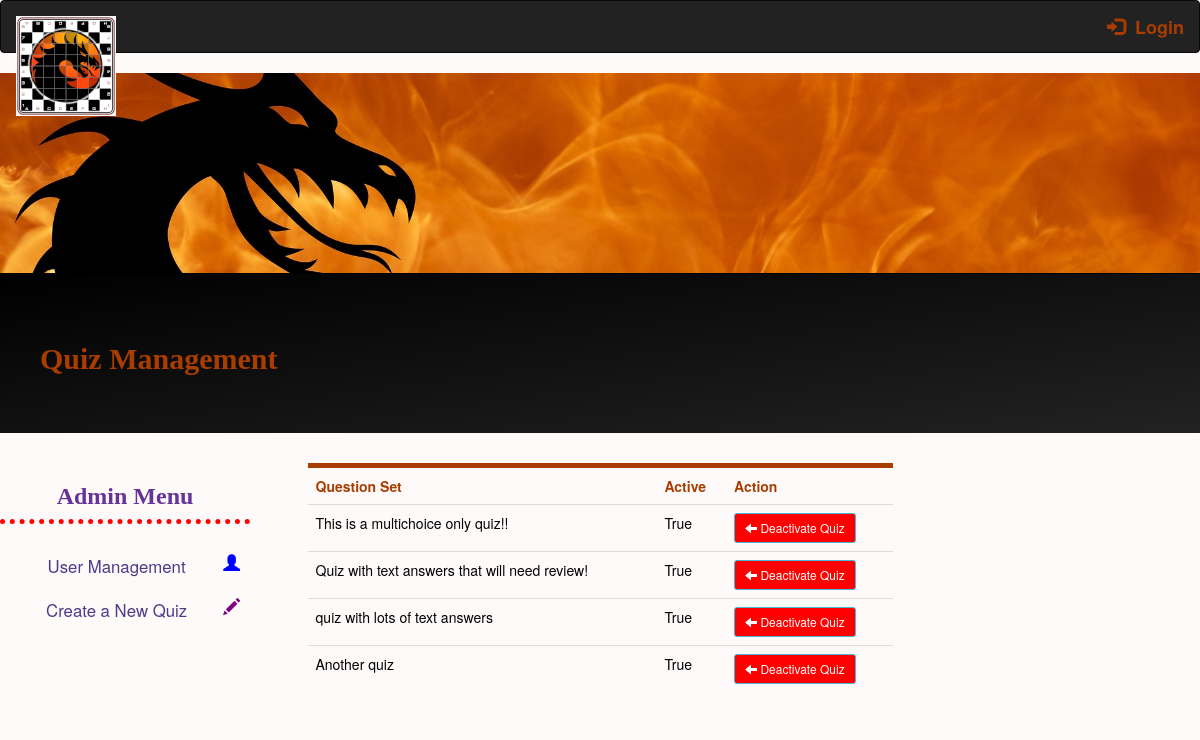
The page /admin/admin_quizmanagement on the database as committed earlier.
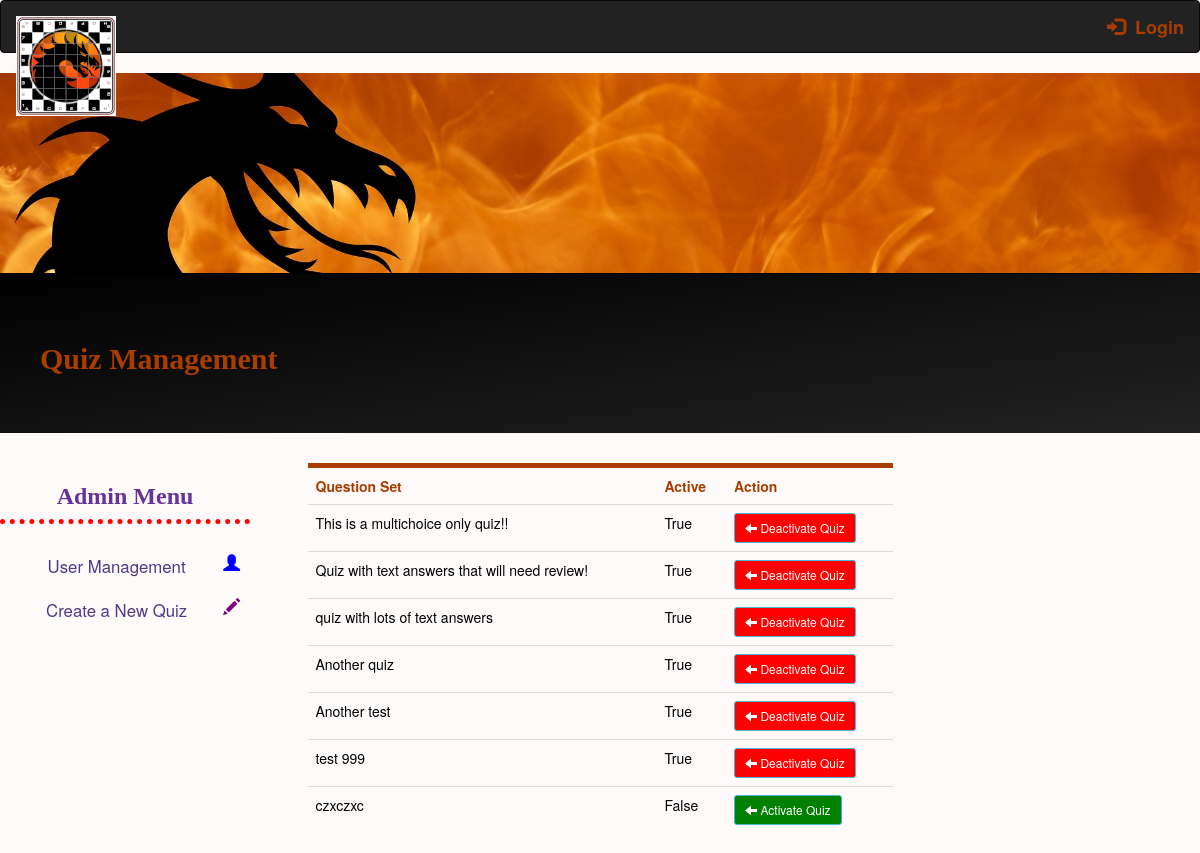
The same page on the database as committed later.
### app/models.py (models this page shows)
class Qset(db.Model):
    id = db.Column(db.Integer, primary_key=True)
    title = db.Column(db.String(128))
    is_active = db.Column(db.Boolean)

### app/routes.py (the view, shortened to what this page needs)
@app.route('/admin/admin_quizmanagement', methods=['GET', 'POST'])
def admin_quizmanagement():
    qsets = Qset.query.all()
    return render_template('/admin/admin_quizmanagement.html', title='Quiz Management', qsets=qsets)

### app/templates/admin/admin_quizmanagement.html
{% extends "base.html" %}
{% block content %}
<link rel="stylesheet" href="../static/css/main_style.css">
<div class="jumbotron" id='myTitle'>
    <h2>Quiz Management</h2>
</div>
<div class="row">
    <div class="col-sm-3">
        {% include '/admin/admin_menu.html' %}
    </div>
    <div class="col-sm-6">
        <div class="table-responsive">
            <table class="table">
                <tr>
                    <th>Question Set</th>
                    <th>Active</th>
                    <th>Action</th>
                </tr>
                {% for q in qsets %}
                    <tr>
                        <td>{{ q.title }}</td>
                        <td>{{ q.is_active }}</td>
                        {% if q.is_active %}
                        <td>
                            <a href="{{ url_for('admin_quizmanagement', qset_id=q.id, activate=False) }}" class="btn btn-info btn-sm" style="background: red;">
                            <span class="glyphicon glyphicon-arrow-left"></span> Deactivate Quiz</a>
                        </td>
                        {% else %}
                        <td>
                            <a href="{{ url_for('admin_quizmanagement', qset_id=q.id, activate=True) }}" class="btn btn-info btn-sm" style="background: green;">
                            <span class="glyphicon glyphicon-arrow-left"></span> Activate Quiz</a>
                        </td>
                        {% endif %}
                    </tr>
                {% endfor %}
            </table>
        </div>
    </div>
    <div class="col-sm-3">
    </div>
{% endblock %}

### app/templates/base.html (shortened to what this page needs)
<!DOCTYPE html>
<html>
    <head>
    <link rel="stylesheet" href="https://maxcdn.bootstrapcdn.com/bootstrap/3.4.1/css/bootstrap.min.css">
    <link href="//netdna.bootstrapcdn.com/bootstrap/3.4.1/css/bootstrap-glyphicons.css" rel="stylesheet">
    <link rel="stylesheet" href="static/css/main_style.css">
    </head>
    <body>
        <nav class="navbar navbar-inverse" style="font-size: large;">
            <div class="container-fluid">
              <div class="navbar-header">
                <a class="navbar-brand" href="{{ url_for('index') }}"><img id="logo_small" src="static/img/logo_small.png"></a>
              </div>
              {% if current_user.is_anonymous %}
              <ul class='nav navbar-nav navbar-right'>
                <li><a href="{{ url_for('login') }}"><span class='glyphicon glyphicon-log-in'></span>&nbsp; Login</a></li>
              </ul>
              {% endif %}
            </div>
        </nav>
        <div id='myBanner'>
        </div>
        {% block content %}{% endblock %}
    </body>
</html>

### app/templates/admin/admin_menu.html (shortened to what this page needs)
{% block content %}
<div class='wrapper'>
    <nav id='sideMenu'>
        <div class='sidebar-header'>
            <h3>Admin Menu</h2>
        </div>
        <ul class='list-unstyled components'>
            <li class='active'>
                <a href="#">
                    <span class="glyphicon glyphicon-user pull-right" style='color: blue'></span> User Management
                </a>
            </li>
            <li>
                <a href="{{ url_for('admin_newquiz') }}">
                    <span class="glyphicon glyphicon-pencil pull-right" style='color: purple'></span> Create a New Quiz
                </a>
            </li>
        </ul>
    </nav>
</div>
{% endblock %}

### app/static/css/main_style.css (style rules this page uses)
body { background-color: snow; }
h2 { font-family: Georgia, 'Times New Roman', Times, serif; font-weight: bolder; color: #a93d00 }
h3 { font-family: Georgia, 'Times New Roman', Times, serif; font-weight: bolder; color: rebeccapurple; }
td { color: black; border: 0px; }
th { color: #a93d00; }
table, th { padding: 15px; border: none; border-top: 5px solid #a93d00; }
.nav a { color: #a93d00 !important; font-weight: bolder; }
#myBanner { background-image: url('/static/img/banner2.jpg'); background-size: cover; height: 200px; background-position: center; background-repeat: no-repeat; animation: animate_banner 10s infinite; }
#myTitle { text-align: left; background-image: linear-gradient(to bottom right, black, #222); background-color: #222; text-indent: 40px; }
#sideMenu { width: 250px; position: fixed; height: 100vh; z-index: 1; color: darkred; transition: all 0.3s; text-align: center; border-radius: 10px; }
#sideMenu a:link { text-decoration: none ; }
.wrapper { display: flex; width: 100%; }
#sideMenu ul.components { padding: 20px 0; border-top: 5px dotted red; }
#sideMenu ul li a { color: darkslateblue; padding: 10px; font-size: 1.2em; display: block; }
.jumbotron { background-color: black; }
.col-sm-6 { border-radius: 10px; }

Rows that differ between the two databases and show on the page:
added Qset: title "Another test", is_active "True"
added Qset: title "test 999", is_active "True"
added Qset: title "czxczxc", is_active "False"
